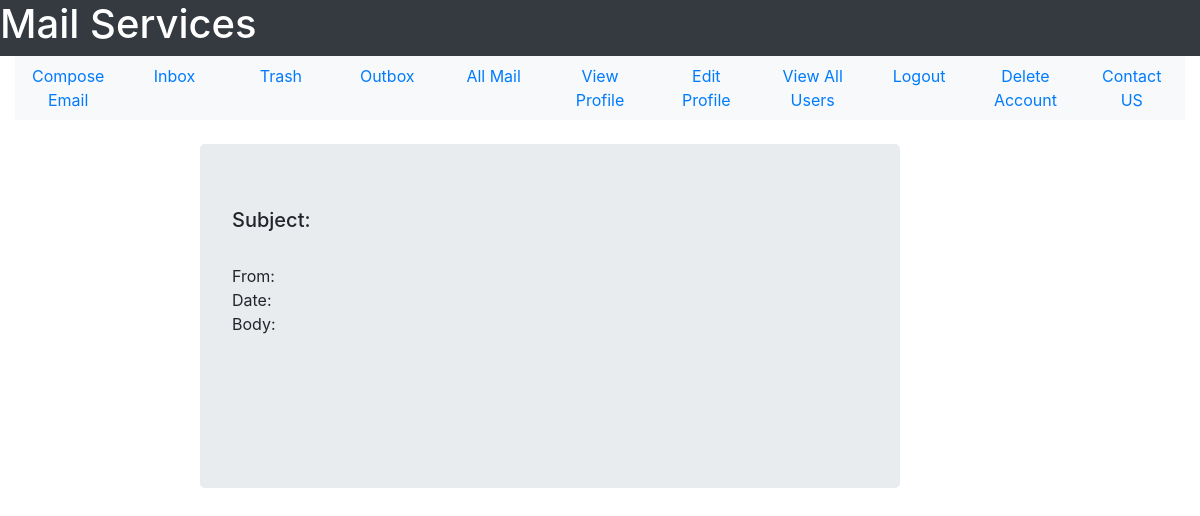
Before: /view-mail/234 with the older database file.
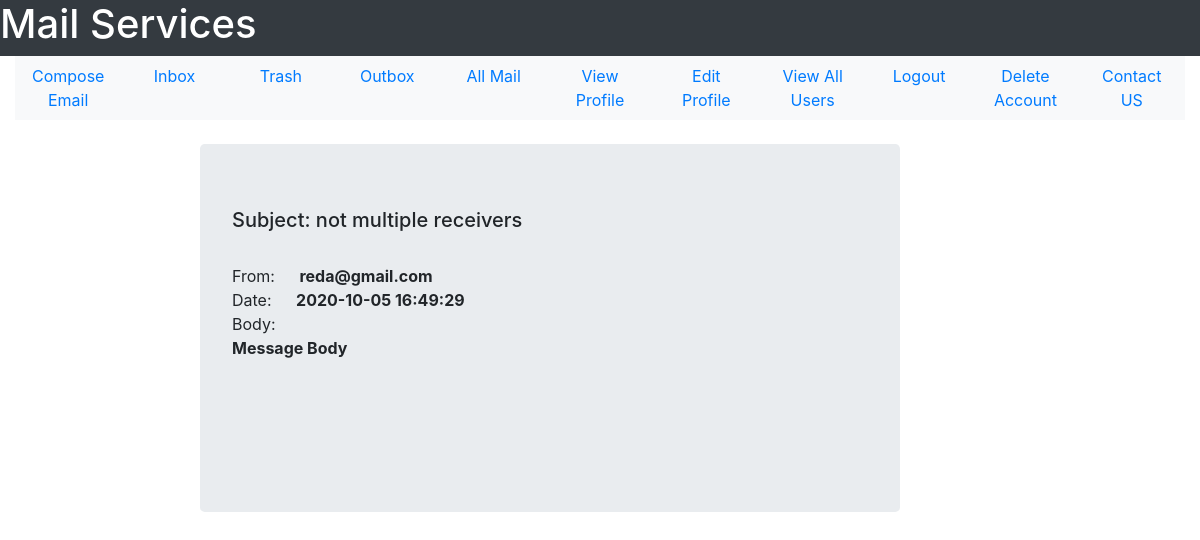
After: the same page with the newer database file.
### tables this page shows
CREATE TABLE mail(mail_id INTEGER PRIMARY KEY, sender_id INTEGER NOT NULL, receiver_id INTEGER NOT NULL, mail_subject TEXT, mail_body TEXT,  mail_date TEXT NOT NULL,mail_seen INTEGER DEFAULT 0 CHECK(mail_seen == 0 OR mail_seen == 1), sender_trashed INTEGER DEFAULT 0 CHECK(sender_trashed == 0 OR sender_trashed == 1), receiver_trashed INTEGER DEFAULT 0 CHECK(receiver_trashed == 0 OR receiver_trashed == 1), multiple_receivers INTEGER DEFAULT 0 CHECK(multiple_receivers == 0 OR multiple_receivers == 1), FOREIGN KEY(sender_id, receiver_id) REFERENCES user(user_id, user_id));

CREATE TABLE user(user_id INTEGER PRIMARY KEY, user_name TEXT NOT NULL, user_email TEXT NOT NULL, user_password TEXT  NOT NULL, user_gender TEXT NOT NULL, user_date_of_birth TEXT NOT NULL, user_city TEXT NOT NULL, user_country TEXT NOT NULL, user_contact INTEGER, user_account_creation_date TEXT NOT NULL, user_active INTEGER DEFAULT 0 CHECK(user_active == 1 OR user_active == 0), UNIQUE(user_email));

### User/User_Mail/user_mail.py (the view, shortened to what this page needs)
@user_mail_bp.route("/view-mail/<mail_id>")
def view_mail(mail_id):
    sqlite_connection = sqlite3.connect('MAIL_DB.db')
    select_mail_query = """SELECT sender_id, mail_subject, mail_body, mail_date FROM mail WHERE mail_id = ?;"""
    mail_record = sqlite_connection.execute(select_mail_query, (mail_id,))
    mail_data = {}
    for data in mail_record:
        mail_data['sender_mail'] = get_user_email(data[0])
        mail_data['mail_subject'] = data[1]
        mail_data['mail_body'] = data[2]
        mail_data['mail_date'] = remove_milli_seconds(data[3])
    update_query = """UPDATE mail SET mail_seen = ? WHERE mail_id = ?;"""
    update_query_data = (1, mail_id)
    sqlite_connection.execute(update_query, update_query_data)
    sqlite_connection.commit()
    sqlite_connection.close()
    return render_template('User_Mail/view_mail.html', mail = mail_data)

### User/User_Mail/user_mail.py (called while the page is built)
def get_user_email(user_id):
    sqlite_connection = sqlite3.connect('MAIL_DB.db')
    select_user_query = """SELECT user_email FROM user WHERE user_id = ?;"""
    select_user_query_data = (user_id,)
    user_record = sqlite_connection.execute(select_user_query, select_user_query_data)
    user_email = ""
    for data in user_record:
        user_email = data[0]
    sqlite_connection.close()
    return user_email

def check_attachment_exist(mail_id):
    sqlite_connection = sqlite3.connect('MAIL_DB.db')
    search_file_query = """SELECT * FROM attachment WHERE mail_id = ?;"""
    search_file_query_data = (mail_id,)
    file_list = sqlite_connection.execute(search_file_query, search_file_query_data).fetchall()
    if len(file_list) == 0:
        sqlite_connection.close()
        return False
    else:
        sqlite_connection.close()
        return True

def remove_milli_seconds(full_date):
    date = datetime.strptime(full_date, '%Y-%m-%d %H:%M:%S.%f')
    return date.strftime('%Y-%m-%d %H:%M:%S')

### User/User_Mail/templates/User_Mail/view_mail.html (shortened to what this page needs)
<!DOCTYPE html>
<html lang = "en">
    <head>
        <link rel="stylesheet" href="https://maxcdn.bootstrapcdn.com/bootstrap/4.5.2/css/bootstrap.min.css">
    </head>
    <body>
        <div class = "container-fluid">
            <div class = "row bg-dark text-white">
                <h1>Mail Services</h1>
            </div>
            <div>
                <ul class = "nav nav-justified bg-light">
                    <li class = 'nav-item'>
                        <a href = "{{url_for('user_mail_bp.compose_email')}}" class = 'nav-link'>Compose Email</a>
                    </li>
                    <li class = 'nav-item'>
                        <a href = "{{url_for('user_mail_bp.see_inbox')}}" class = 'nav-link'>Inbox</a>
                    </li>
                    <li class = 'nav-item'>
                        <a href = "{{url_for('user_mail_bp.trash')}}" class = 'nav-link'>Trash</a>
                    </li>
                    <li class = 'nav-item'>
                        <a href = "{{url_for('user_mail_bp.see_outbox')}}" class = 'nav-link'>Outbox</a>
                    </li>
                    <li class = 'nav-item'>
                        <a href = "{{url_for('user_mail_bp.see_all_mail')}}" class = 'nav-link'>All Mail</a>
                    </li>
                    <li class = 'nav-item'>
                        <a href = "{{url_for('user_profile_bp.view_profile')}}" class = 'nav-link'>View Profile</a>
                    </li>
                    <li class = 'nav-item'>
                        <a href = "{{url_for('user_profile_bp.edit_profile_form')}}" class = 'nav-link'>Edit Profile</a>
                    </li>
                    <li class = 'nav-item'>
                        <a href = "{{url_for('user_profile_bp.view_all_users')}}" class = 'nav-link'>View All Users</a>
                    </li>
                    <li class = 'nav-item'>
                        <a href = "{{url_for('user_profile_bp.logout')}}" class = 'nav-link'>Logout</a>
                    </li>
                    <li class = 'nav-item'>
                        <a href = "{{url_for('user_profile_bp.delete_account')}}" class = 'nav-link'>Delete Account</a>
                    </li>
                    <li class = 'nav-item'>
                        <a href = '#' class = 'nav-link'>Contact US</a>
                    </li>
                </ul>
            </div>
        <div class = "row">
            <div class = "col-2">
            </div>
                <div class = "jumbotron mt-4 mr-6" style = "width: 700px;">
                <h5>Subject: {{mail['mail_subject']}}</h5>
                <br>
                <span>From: </span><strong style = "margin-left: 20px;">{{mail['sender_mail']}}</strong>
                <br>
                <span>Date: </span><strong style = "margin-left: 20px;">{{mail['mail_date']}}</strong>
                <span style = "display: block;">Body:</span>
                <p>
                    <strong>{{mail['mail_body']}}</strong>
                </p>
                <br><br><br>
                </div>
            <div class = "col-3">
            </div>
        </div>
    </body>
</html>

Changed rows visible on the page:
added mail: mail_subject "not multiple receivers", mail_body "Message Body"
now on this page (row unchanged): user: sender_mail "reda@gmail.com"
Other visible differences:
{{ mail['mail_date'] }}: (not shown) → "2020-10-05 16:49:29"
